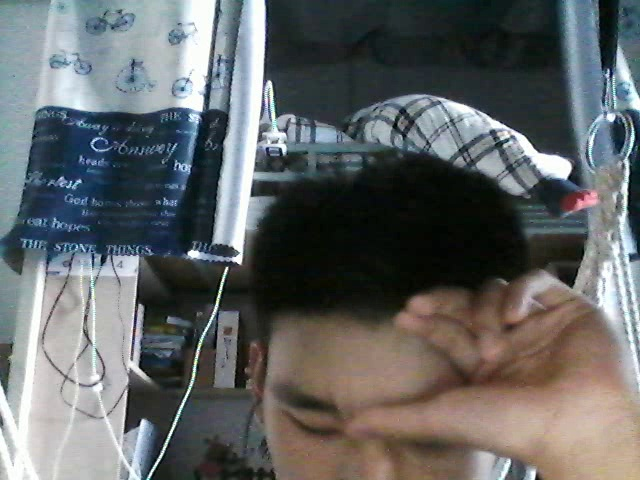
#> input picture data/video_frames/video_time_lapse_000001.jpg, 640 x 480 px; its folder holds 4 pictures in this run
$ python video_from_frames.py
#> lines starting #> are read from the running program, lines starting #| are printed output that depends on the picture
# -*- coding=utf-8 -*-
import os
from itertools import cycle
import cv2

# 列出frames文件夹下的所有图片
filenames = os.listdir('data/video_frames')

# 通过itertools.cycle生成一个无限循环的迭代器，每次迭代都输出下一张图像对象
img_iter = cycle([cv2.imread(os.sep.join(['data/video_frames', x])) for x in filenames])
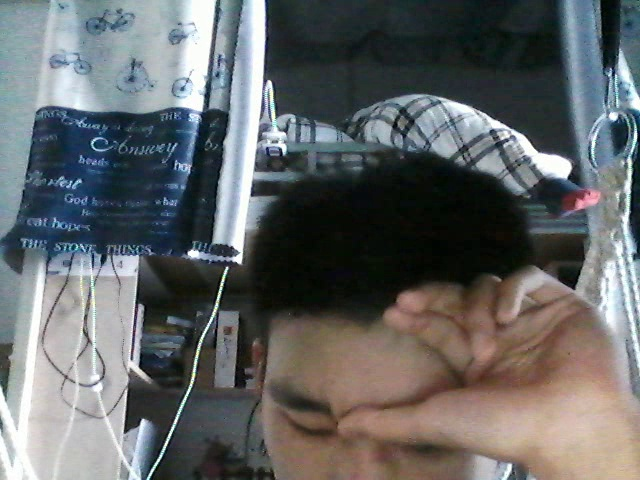
#> input picture data/video_frames/video_time_lapse_000010.jpg, 640 x 480 px
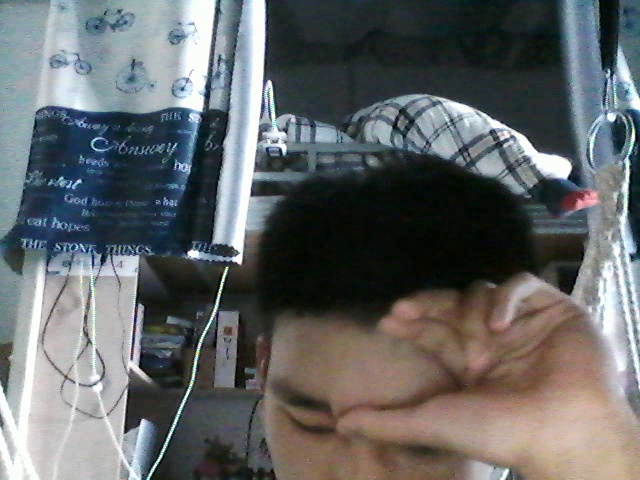
#> input picture data/video_frames/video_time_lapse_000016.jpg, 640 x 480 px
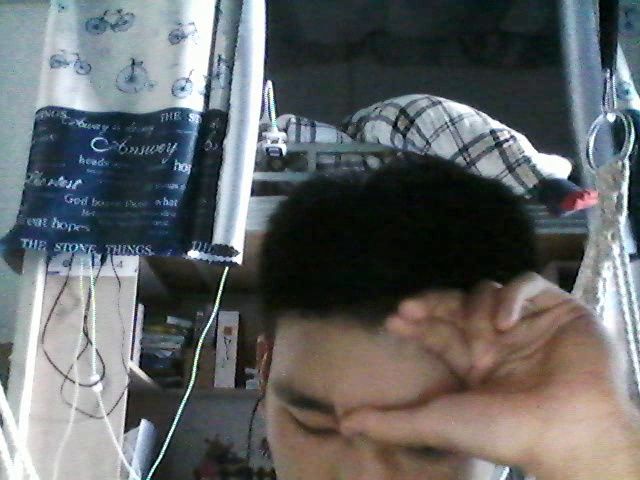
#> input picture data/video_frames/video_time_lapse_000017.jpg, 640 x 480 px

key = 0
while key & 0xFF != 27:
    cv2.imshow('Animation', next(img_iter))
    key = cv2.waitKey(42)
#> (key Esc is pressed here)
